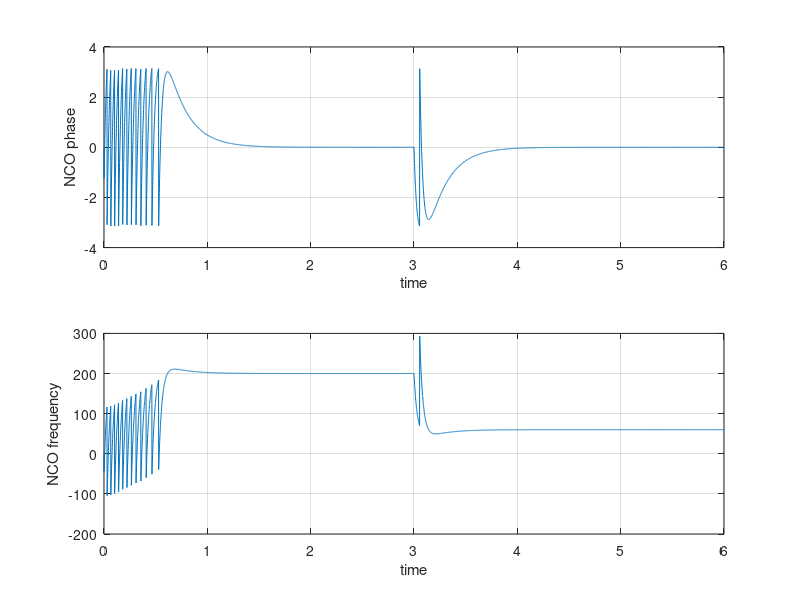

Write the MATLAB code that produced this figure.
%% https://github.com/VSHEV92/Synchronization_Systems_Models
clc; clear; close all; 

%% Упрощенная модель фапч с sawtooth детектором (встречается при использовании арктангенса).
%% Коэффициент усиления и амплитуда сигнала NCO равны 1.

%% Литература: 
%% Общая модель: Gardner Phaselock Technique p.30
%% pull-out range: Venceslav F. Kroupa Phase Lock Loops and Frequency Synthesis p. 132
%% pull-in time: Venceslav F. Kroupa Phase Lock Loops and Frequency Synthesis p. 141

%% Другие формулы: 
%% pull-out range: Best PLL Design, Simulation and Applications. p. 76
%% delta_wpo = 5.78 * wn * (0.5 + ksi);

%% pull-in time: Best PLL Design, Simulation and Applications. p. 76
%% Tp = (w_s/wn)^2 / (pi^2) / (ksi*wn); 


%% --------------------------------------------------------------------------
%% Параметры модели
Ts = 1e-3;                % шаг дискретизации
Tsim = 6;                 % время моделирования

phase0_s = 30;            % начальная фаза входного сигнала (градусы)
w_s = 200;                % значение частоты сигнала
w_s_change_time = 3;      % момент времени изменения частоты сигнала
w_s_new = 60;             % новое значение частоты сигнала

ksi = sqrt(2);            % декремент затухания 
BL = 10;                  % шумовая полоса
PD_max = pi;              % максимальное значение на выходе детектора
Kd = 1;                   % коэффициент усиления фазового детектора

%% --------------------------------------------------------------------------
%% Расчет параметров, необходимых для моделирования
Time = 0:Ts:Tsim;         % массив с отчетами времени
Nsamp = length(Time);     % число отсчетов

w_s_change_sample = round(w_s_change_time/Ts); % номер отсчета изменения частоты сигнала

BL_n = BL * Ts;           % нормированная шумовая полоса
Kp = 4*ksi*BL_n / (ksi + 0.25/ksi) / Kd;        % усиление пропорциональной ветви
Ki = 4*BL_n^2 / (ksi + 0.25/ksi)^2 / Kd;        % усиление интегрирующей ветви

%% --------------------------------------------------------------------------
%% Расчет характеристик фапч 
wn = 2 * BL / (ksi + 0.25/ksi);                     % резонансная частота (рад/с)
delta_wpo = pi * wn * 1.83 * (0.53 + ksi);          % ожидаемый pull-out range (рад/с)
wL = PD_max * Kd * (Kp / Ts);                       % lock-in range (рад/c) 
Tp = (w_s/wn)^2 * (1.5/pi^2) / (2*ksi*wn);          % pull-in time 

%% --------------------------------------------------------------------------
%% входной сигнал
% частота входного сигнала
input_w = [w_s * ones(1,w_s_change_sample), w_s_new * ones(1, Nsamp-w_s_change_sample)];

% фаза входного сигнала
input_phase = zeros(1,Nsamp);
input_phase(1) = phase0_s;
for k = 2:Nsamp
    input_phase(k) = input_phase(k-1) + Ts * input_w(k-1);
end

%% --------------------------------------------------------------------------
%% моделирование работы фапч
%% ошибка по фазе, выход фильтра и фаза NCO
err = zeros(1, Nsamp);
nco_phase = zeros(1, Nsamp);
loop_filter_out = zeros(1, Nsamp);

%% прошлое значение в интегрирующей ветви
ki_out_last = 0;

for n = 2:Nsamp
    % вычисление ошибки
    phase_diff = input_phase(n) - nco_phase(n-1);
    sawtooth_wrap = mod(phase_diff + PD_max, 2*PD_max) - PD_max;
    err(n) = Kd * sawtooth_wrap;

    % петлевой фильтр
    kp_out = Kp * err(n);
    ki_out = Ki * err(n) + ki_out_last;
    loop_filter_out(n) = kp_out + ki_out;
    ki_out_last = ki_out;

    % вычисление фазы NCO
    nco_phase(n) = nco_phase(n-1) + loop_filter_out(n); 
end

%% ----------------------------------------------------
%% вывод рассчетных значений
disp(['Natural frequency (rad/s): ', num2str(wn)])
disp(['Pull-out range (rad/s): ', num2str(delta_wpo)])
disp(['Lock-in range (rad/s): ', num2str(wL)])
disp(['Pull-in time (s): ', num2str(Tp)])

%% вывод графиков
subplot(2,1,1)
plot(Time, err); grid on;
xlabel('time'); ylabel('NCO phase')

subplot(2,1,2)
plot(Time, loop_filter_out / Ts); grid on;
xlabel('time'); ylabel('NCO frequency')